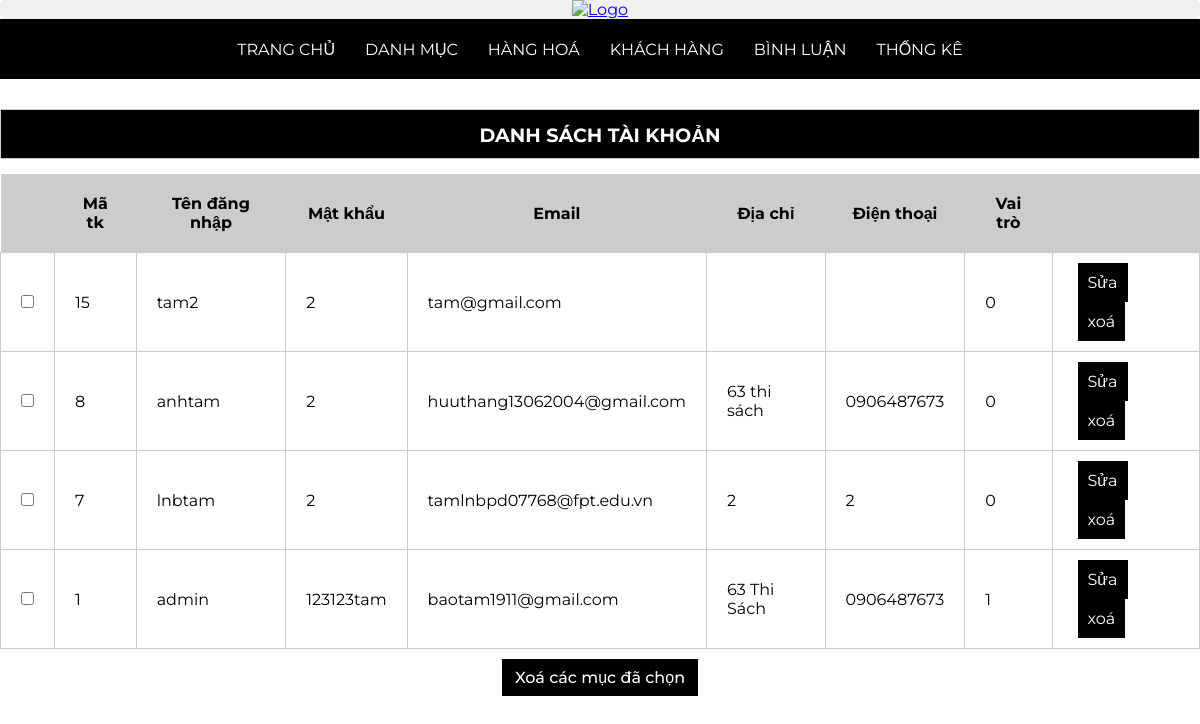
The app's page /admin/index.php?act=dskh with its own data.
### tables this page shows
CREATE TABLE `taikhoan` (
  `id` int(10) NOT NULL,
  `user` varchar(50) NOT NULL,
  `pass` varchar(50) NOT NULL,
  `email` varchar(255) NOT NULL,
  `address` varchar(255) NOT NULL,
  `tel` varchar(20) NOT NULL,
  `role` tinyint(4) NOT NULL DEFAULT 0
);

### model/pdo.php (called while the page is built, shortened)
<?php
function pdo_get_connection(){
    $dburl = "mysql:host=localhost;dbname=duanmau;charset=utf8";
    $username = 'root';
    $password = '';
    $conn = new PDO($dburl, $username, $password);
    $conn->setAttribute(PDO::ATTR_ERRMODE, PDO::ERRMODE_EXCEPTION);
    return $conn;
}
function pdo_query($sql){
    $sql_args = array_slice(func_get_args(), 1);
    try{
        $conn = pdo_get_connection();
        $stmt = $conn->prepare($sql);
        $stmt->execute($sql_args);
        $rows = $stmt->fetchAll();
        return $rows;
    }
    catch(PDOException $e){
        throw $e;
    }
    finally{
        unset($conn);
    }
}

### model/taikhoan.php (called while the page is built, shortened)
<?php
    function loadall_taikhoan(){
        $sql="select * from taikhoan order by id desc";
        $listtaikhoan=pdo_query($sql);
        return $listtaikhoan;
   }

### admin/taikhoan/list.php (the view, shortened to what this page needs)
<div class="row ">
    <div class="row frmtitle mb">
        <H1>Danh Sách Tài Khoản</H1>
    </div>
    <div class="row mb10 frmdsloai">
        <table>
            <tr>
                <th></th>
                <th>Mã tk</th>
                <th>Tên đăng nhập</th>
                <th>Mật khẩu</th>
                <th>Email</th>
                <th>Địa chỉ</th>
                <th>Điện thoại</th>
                <th>Vai trò</th>
                <th></th>
            </tr>
            <?php
                foreach ($listtaikhoan as $taikhoan) {
                    extract($taikhoan);
                    $suatk = "index.php?act=suatk&id=" . $id;
                    $xoatk = "index.php?act=xoatk&id=" . $id;
                    echo '<tr>
                            <td><input type="checkbox" name="" id=""></td>
                            <td>' . $id . '</td>
                            <td>' . $user . '</td>
                            <td>' . $pass . '</td>
                            <td>' . $email . '</td>
                            <td>' . $address . '</td>
                            <td>' . $tel . '</td>
                            <td>' . $role . '</td>
                            <td><a href="' . $suatk . '"><input type="button" class="btn-act" value="Sửa"></a> <a href="' . $xoatk . '"><input type="button" class="btn-act" value="xoá"></a></td>
                        </tr>';
                }
            ?>
        </table>
    </div>
    <div class="row mb20 row_form_btn">
        <input type="button" value="Xoá các mục đã chọn">
    </div>
    <div class="row formcontent">
    </div>
</div>

### view/css/style.css (style rules this page uses)
* { box-sizing: border-box; padding: 0; margin: 0; font-family: 'Montserrat', sans-serif; font-size: 1rem; }
.row { width: 100%; }
.mb { margin-bottom: 30px; }
.mb10 { margin-bottom: 10px; }
.frmtitle { background-color: #000; border: 1px #ccc solid; height: 50px; padding: 0px 20px; margin: 15px 0; }
.frmtitle h1 { line-height: 50px; font-size: 1.2rem; text-align: center; color: #fff; text-transform: uppercase; }
.formcontent { padding: 20px 0px; }
.frmdsloai table { width: 100%; border-collapse: collapse; }
.frmdsloai table th { padding: 20px; background-color: #CCC; }
.frmdsloai table td { padding: 10px 20px; border: 1px #CCC solid; }
.row_form_btn { display: flex !important; flex-direction: row; gap: 5px; justify-content: center; align-items: center; }
.row_form_btn input { border: #0096FF solid 1px !important; border-radius: 0 !important; padding: 8px 12px !important; color: white !important; background-color: #0096FF !important; font-weight: 500; }
input.btn-act { padding: 10px; border: none; outline: none; background-color: black; color: white; margin: 0 5px; cursor: pointer; }
.row_form_btn input { border: #000 solid 1px !important; border-radius: 0 !important; padding: 8px 12px !important; color: white !important; background-color: #000 !important; font-weight: 500; cursor: pointer; }

### records on screen
taikhoan: id "15", user "tam2", pass "2", email "tam@gmail.com", role "0"
taikhoan: id "8", user "anhtam", pass "2", email "huuthang13062004@gmail.com", address "63 thi sách", tel "0906487673", role "0"
taikhoan: id "7", user "lnbtam", pass "2", email "tamlnbpd07768@fpt.edu.vn", address "2", tel "2", role "0"
taikhoan: id "1", user "admin", pass "123123tam", email "baotam1911@gmail.com", address "63 Thi Sách", tel "0906487673", role "1"
